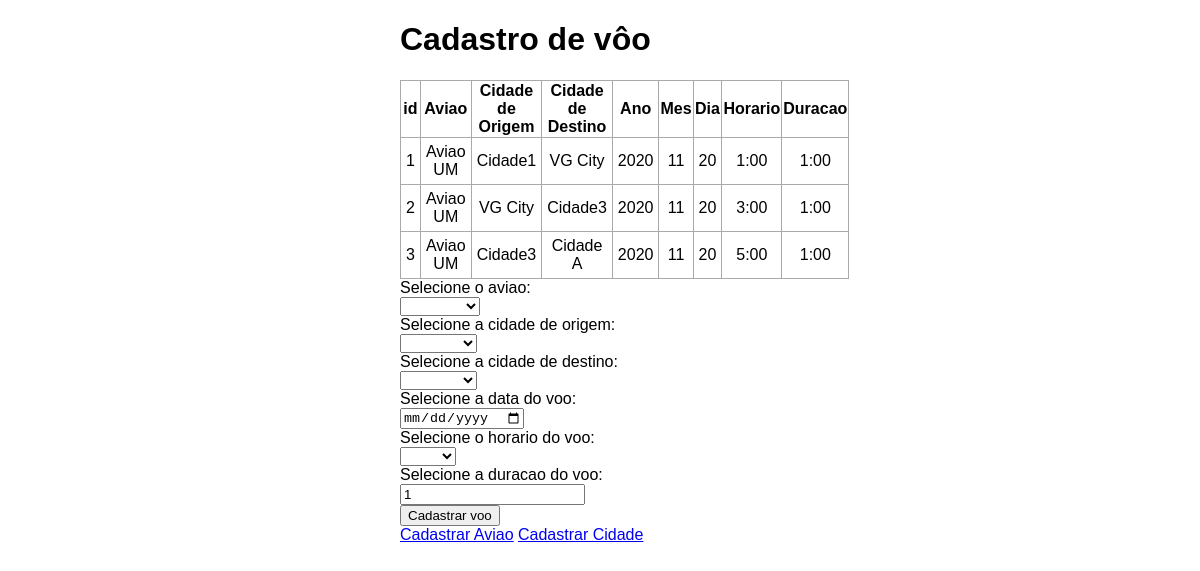
The page / on the database its author committed.
### tables this page shows
CREATE TABLE voo (id INTEGER PRIMARY KEY, idAviao INTEGER REFERENCES aviao(id), idCidadeOrigem INTEGER REFERENCES cidade(id), idCidadeDestino INTEGER REFERENCES cidade(id), ano INTEGER, mes INTEGER, dia INTEGER, horario INTEGER, duracao INTEGER);

CREATE TABLE aviao (id INTEGER PRIMARY KEY, nome VARCHAR(255));

CREATE TABLE cidade (id INTEGER PRIMARY KEY, nome VARCHAR(255));

### app.py (the view)
@app.route('/', methods=['POST', 'GET'])
def index():
    if request.method == 'POST':
        idAviao = int(request.form['idAviao'])
        idCidadeOrigem = int(request.form['idCidadeOrigem'])
        idCidadeDestino = int(request.form['idCidadeDestino'])
        data = request.form['data']
        data = data.split('-')
        ano, mes, dia = list(map(int, data))
        horario = int(request.form['horario'])
        duracao = int(request.form['duracao'])
        try:
            Cadastro.CadastrarVoo(idAviao, idCidadeOrigem, idCidadeDestino, ano, mes, dia, horario, duracao)
        except Cadastro.ExisteErro as e:
            print(e)
            flash('Aviao/Cidade Origem/Cidade Destino nao existe(m)')
        except Cadastro.CidadeErro as e:
            print(e)
            flash('Aviao nao esta nessa Cidade Origem')
        except Cadastro.DataErro as e:
            print(e)
            flash('Aviao nao esta pronto para decolar nesse horario')
        except Cadastro.MesmaCidadeErro as e:
            print(e)
            flash('Cidade de Destino nao pode ser a mesma que a Cidade de Origem')
        except Cadastro.HorarioErro as e:
            print(e)
            flash("Nao é permitido passar duracoes de voo negativas")
        return redirect('/')
    else:
        voos = Cadastro.TodosOsVoos()
        avioes = Cadastro.TodosOsAvioes()
        cidades = Cadastro.TodasAsCidades()
        return render_template('index.html', voos=voos, avioes=avioes, cidades=cidades)

### Cadastro.py (called while the page is built)
def TodosOsVoos():
    sql = "SELECT * FROM voo"
    mycursor.execute(sql)
    voos = mycursor.fetchall()
    return voos

def TodosOsAvioes():
    sql = "SELECT * FROM aviao"
    mycursor.execute(sql)
    avioes = mycursor.fetchall()
    print(avioes)
    return avioes

def TodasAsCidades():
    sql = "SELECT * FROM cidade"
    mycursor.execute(sql)
    cidades = mycursor.fetchall()
    return cidades

### templates/index.html (shortened to what this page needs)
{% extends 'base.html' %}
{% block body %}
<div class="content">
    <h1>Cadastro de vôo</h1>
    {% if voos|length < 1 %}
    <h4 style="text-align: center;">Nao ha voos</h4>
    {% else %}
    <table>
        <tr>
            <th>id</th>
            <th>Aviao</th>
            <th>Cidade de Origem</th>
            <th>Cidade de Destino</th>
            <th>Ano</th>
            <th>Mes</th>
            <th>Dia</th>
            <th>Horario</th>
            <th>Duracao</th>
        </tr>
        {% for voo in voos %}
            <tr>
                <td>{{ voo[0] }}</td>
                {% for aviao in avioes %}
                    {% if aviao[0] == voo[1] %}
                        <td>{{ aviao[1] }}</td>
                    {% endif %}
                {% endfor %}
                {% for cidade in cidades %}
                    {% if cidade[0] == voo[2] %}
                        <td>{{ cidade[1] }}</td>
                    {% endif %}
                {% endfor %}
                {% for cidade in cidades %}
                    {% if cidade[0] == voo[3] %}
                        <td>{{ cidade[1] }}</td>
                    {% endif %}
                {% endfor %}
                <td>{{ voo[4] }}</td>
                <td>{{ voo[5] }}</td>
                <td>{{ voo[6] }}</td>
                <td>{{ voo[7] }}{{ ":00" }}</td>
                <td>{{ voo[8] }}{{ ":00" }}</td>
            </tr>
        {% endfor %}
    </table>
    {% endif %}
    <form action="/" method="POST">
        <label for="idAviao">Selecione o aviao:</label><br/>
        <select name="idAviao" id="idAviao" required>
            <option value=""></option>
            {% for aviao in avioes %}
                <option value="{{ aviao[0] }}">{{ aviao[1] }}</option>
            {% endfor %}
        </select>
        <br/>
        <label for="idCidadeOrigem">Selecione a cidade de origem:</label><br/>
        <select name="idCidadeOrigem" id="idCidadeOrigem" required>
            <option value=""></option>
            {% for cidade in cidades %}
                <option value="{{ cidade[0] }}">{{ cidade[1] }}</option>
            {% endfor %}
        </select>
        <br/>
        <label for="idCidadeDestino">Selecione a cidade de destino:</label><br/>
        <select name="idCidadeDestino" id="idCidadeDestino" required>
            <option value=""></option>
            {% for cidade in cidades %}
                <option value="{{ cidade[0] }}">{{ cidade[1] }}</option>
            {% endfor %}
        </select><br/>
        <label for="data">Selecione a data do voo:</label><br/>
        <input name="data" id="data" type="date" required>
        <br/>
        <label for="horario">Selecione o horario do voo:</label><br/>
        <select name="horario" id="horario" required>
            <option value=""></option>
            {% for hora in range(24) %}
                <option value="{{ hora }}">{{ hora }}{{ ":00" }}</option>
            {% endfor %}
        </select>
        <br/>
        <label for="duracao">Selecione a duracao do voo:</label><br/>
        <input name="duracao" id="duracao" type="number" min="1" value="1" required>
        <br/>
        <input type="submit" value="Cadastrar voo">
    </form>
    <a href="/cadastroAviao">Cadastrar Aviao</a>
    <a href="/cadastroCidade">Cadastrar Cidade</a>
</div>
{% endblock %}

### templates/base.html (shortened to what this page needs)
<!DOCTYPE html>
<html lang="pt-BR">
<head>
    <link rel="stylesheet" type="text/css" href="{{ url_for('static', filename='css/main.css') }}">
</head>
<body>
    {% block body %}{% endblock %}
</body>
</html>

### static/css/main.css (style rules this page uses)
body, html { margin: 0px; font-family: sans-serif; }
.content { margin: 0 auto; width: 400px; }
table, td, th { border: 1px solid #aaa; }
table { border-collapse: collapse; width: 100%; }
th { height: 30px; }
td { text-align: center; padding: 5px; }

### rows shown on the page
voo: id "1", ano "2020", mes "11", dia "20", horario "1", value ":00", duracao "1"
aviao: nome "Aviao UM"
cidade: nome "Cidade1"
cidade: nome "VG City"
voo: id "2", ano "2020", mes "11", dia "20", horario "3", value ":00", duracao "1"
cidade: nome "Cidade3"
voo: id "3", ano "2020", mes "11", dia "20", horario "5", value ":00", duracao "1"
cidade: nome "Cidade A"
